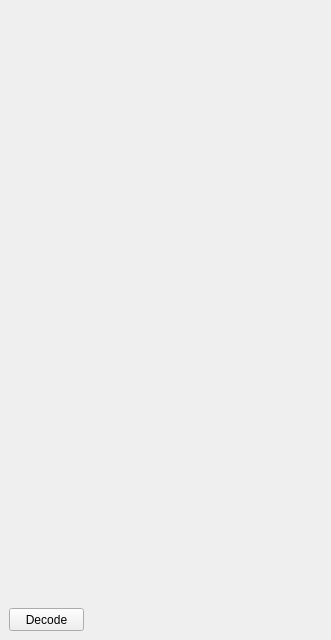
<?xml version="1.0" encoding="UTF-8"?>
<ui version="4.0">
 <class>QQrDecoder</class>
 <widget class="QMainWindow" name="QQrDecoder">
  <property name="geometry">
   <rect>
    <x>0</x>
    <y>0</y>
    <width>331</width>
    <height>640</height>
   </rect>
  </property>
  <property name="windowTitle">
   <string>QQrDecoder</string>
  </property>
  <widget class="QCameraControllerWidget" name="centralwidget">
   <widget class="QPushButton" name="decodeButton">
    <property name="geometry">
     <rect>
      <x>9</x>
      <y>608</y>
      <width>75</width>
      <height>23</height>
     </rect>
    </property>
    <property name="text">
     <string>Decode</string>
    </property>
   </widget>
  </widget>
 </widget>
 <customwidgets>
  <customwidget>
   <class>QCameraControllerWidget</class>
   <extends>QWidget</extends>
   <header>qcameracontrollerwidget.h</header>
   <container>1</container>
  </customwidget>
 </customwidgets>
 <resources/>
 <connections/>
</ui>
